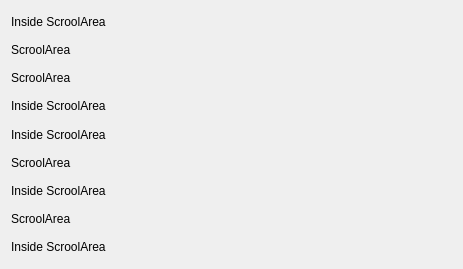
        <widget class="QWidget" name="scrollAreaWidgetContents_2">
         <property name="geometry">
          <rect>
           <x>0</x>
           <y>0</y>
           <width>463</width>
           <height>269</height>
          </rect>
         </property>
         <layout class="QVBoxLayout" name="verticalLayout_14">
          <item>
           <widget class="QLabel" name="label_70">
            <property name="toolTip">
             <string>This is a tool tip</string>
            </property>
            <property name="statusTip">
             <string>This is a status tip</string>
            </property>
            <property name="whatsThis">
             <string>This is &quot;what is this&quot;</string>
            </property>
            <property name="text">
             <string>Inside ScroolArea</string>
            </property>
           </widget>
          </item>
          <item>
           <widget class="QLabel" name="label_71">
            <property name="toolTip">
             <string>This is a tool tip</string>
            </property>
            <property name="statusTip">
             <string>This is a status tip</string>
            </property>
            <property name="whatsThis">
             <string>This is &quot;what is this&quot;</string>
            </property>
            <property name="text">
             <string>ScroolArea </string>
            </property>
           </widget>
          </item>
          <item>
           <widget class="QLabel" name="label_76">
            <property name="toolTip">
             <string>This is a tool tip</string>
            </property>
            <property name="statusTip">
             <string>This is a status tip</string>
            </property>
            <property name="whatsThis">
             <string>This is &quot;what is this&quot;</string>
            </property>
            <property name="text">
             <string>ScroolArea</string>
            </property>
           </widget>
          </item>
          <item>
           <widget class="QLabel" name="label_75">
            <property name="toolTip">
             <string>This is a tool tip</string>
            </property>
            <property name="statusTip">
             <string>This is a status tip</string>
            </property>
            <property name="whatsThis">
             <string>This is &quot;what is this&quot;</string>
            </property>
            <property name="text">
             <string>Inside ScroolArea </string>
            </property>
           </widget>
          </item>
          <item>
           <widget class="QLabel" name="label_77">
            <property name="toolTip">
             <string>This is a tool tip</string>
            </property>
            <property name="statusTip">
             <string>This is a status tip</string>
            </property>
            <property name="whatsThis">
             <string>This is &quot;what is this&quot;</string>
            </property>
            <property name="text">
             <string>Inside ScroolArea</string>
            </property>
           </widget>
          </item>
          <item>
           <widget class="QLabel" name="label_78">
            <property name="toolTip">
             <string>This is a tool tip</string>
            </property>
            <property name="statusTip">
             <string>This is a status tip</string>
            </property>
            <property name="whatsThis">
             <string>This is &quot;what is this&quot;</string>
            </property>
            <property name="text">
             <string>ScroolArea</string>
            </property>
           </widget>
          </item>
          <item>
           <widget class="QLabel" name="label_80">
            <property name="toolTip">
             <string>This is a tool tip</string>
            </property>
            <property name="statusTip">
             <string>This is a status tip</string>
            </property>
            <property name="whatsThis">
             <string>This is &quot;what is this&quot;</string>
            </property>
            <property name="text">
             <string>Inside ScroolArea</string>
            </property>
           </widget>
          </item>
          <item>
           <widget class="QLabel" name="label_81">
            <property name="toolTip">
             <string>This is a tool tip</string>
            </property>
            <property name="statusTip">
             <string>This is a status tip</string>
            </property>
            <property name="whatsThis">
             <string>This is &quot;what is this&quot;</string>
            </property>
            <property name="text">
             <string>ScroolArea</string>
            </property>
           </widget>
          </item>
          <item>
           <widget class="QLabel" name="label_82">
            <property name="toolTip">
             <string>This is a tool tip</string>
            </property>
            <property name="statusTip">
             <string>This is a status tip</string>
            </property>
            <property name="whatsThis">
             <string>This is &quot;what is this&quot;</string>
            </property>
            <property name="text">
             <string>Inside ScroolArea</string>
            </property>
           </widget>
          </item>
         </layout>
        </widget>
